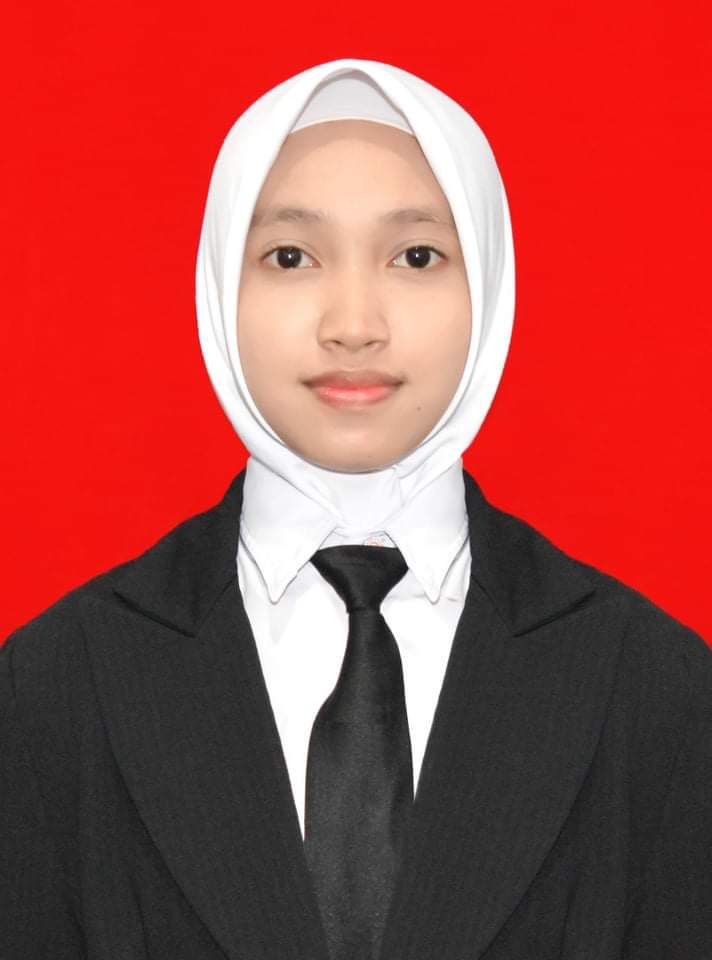
#> input picture tasya.jpeg, 712 x 960 px
$ python 'histogram equalisation.py'
#> lines starting #> are read from the running program, lines starting #| are printed output that depends on the picture
import cv2
import numpy as np
import matplotlib.pyplot as plt

# Baca gambar
img = cv2.imread('tasya.jpeg',0)
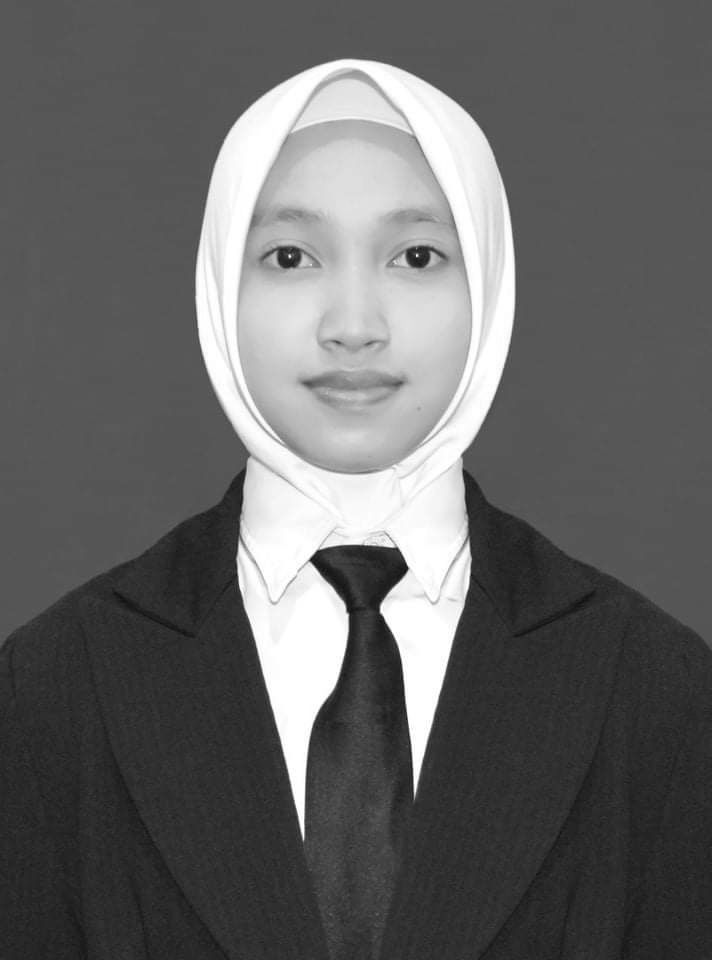
#> img: shape (960, 712); min 14, max 255, mean 101

# Hitung histogram
hist,bins = np.histogram(img.flatten(),256,[0,256])
#> hist = 256 values, max 168703 at index 87, min 0 at index 0, mean 2670; bins = 257 values from 0 to 256

# Menghitung kumulatif histogram
cdf = hist.cumsum()
#> cdf = 256 values from 0 to 683520
cdf_normalized = cdf * hist.max()/ cdf.max()
#> cdf_normalized = 256 values from 0 to 168703

# Menampilkan gambar dan histogram asli
plt.subplot(221)
plt.imshow(img, cmap='gray')
plt.title('Gambar Asli')
plt.xticks([]), plt.yticks([])

plt.subplot(222)
plt.hist(img.flatten(),256,[0,256], color = 'r')
plt.title('Histogram Asli')
plt.xlim([0,256])

# Menampilkan gambar dan histogram setelah equalisasi
equ = cv2.equalizeHist(img)
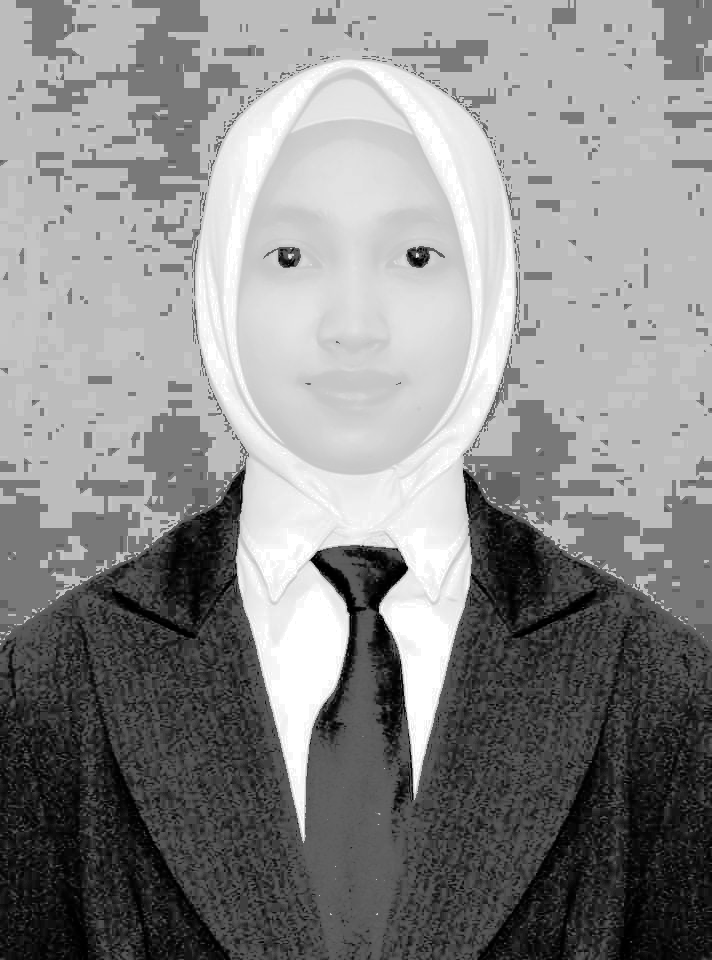
#> equ: shape (960, 712); min 0, max 255, mean 137.6
plt.subplot(223)
plt.imshow(equ, cmap='gray')
plt.title('Gambar setelah Equalisasi')
plt.xticks([]), plt.yticks([])

plt.subplot(224)
plt.hist(equ.flatten(),256,[0,256], color = 'r')
plt.title('Histogram setelah Equalisasi')
plt.xlim([0,256])

plt.show()
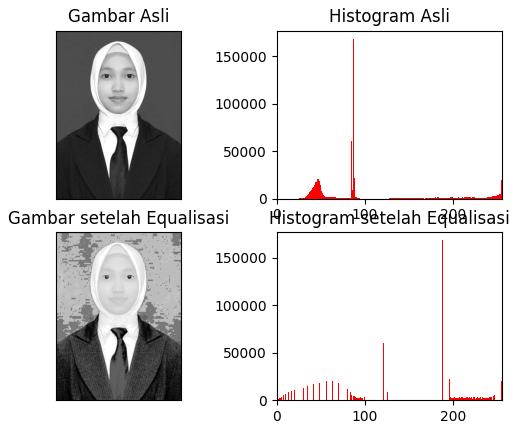
#> figure drawn by matplotlib, 4 panels; panel 2: tallest bar 168703 high, from x = 87 to 88; panel 4: tallest bar 168703 high, from x = 188 to 189
